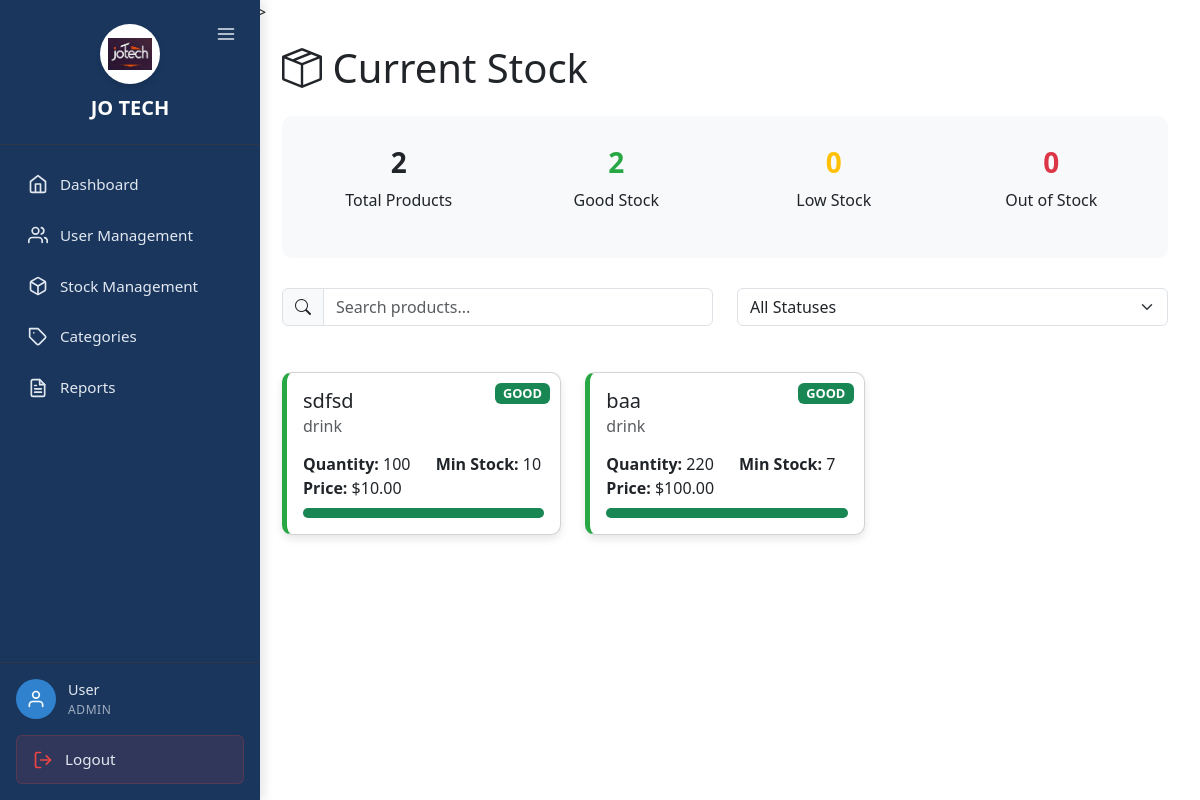
/view_stock.php (signed in), run on the app's committed database.
### tables this page shows
CREATE TABLE `products` (
  `product_id` int(11) NOT NULL,
  `product_name` varchar(255) NOT NULL,
  `category_id` int(100) NOT NULL,
  `quantity` decimal(65,0) NOT NULL,
  `minimum_stock` int(100) NOT NULL,
  `created_at` timestamp NOT NULL DEFAULT current_timestamp() ON UPDATE current_timestamp(),
  `price` decimal(10,2) DEFAULT 0.00
);

CREATE TABLE `categories` (
  `category_id` int(11) NOT NULL,
  `category_name` varchar(255) NOT NULL,
  `created_at` int(11) NOT NULL
);

### view_stock.php (the view, shortened to what this page needs)
<?php
require_once 'config.php';
$query = "SELECT p.product_id, p.product_name, c.category_name, p.quantity, p.minimum_stock, p.price
          FROM products p
          JOIN categories c ON p.category_id = c.category_id
          ORDER BY p.quantity ASC";
$result = mysqli_query($conn, $query);
$products = [];
while ($row = mysqli_fetch_assoc($result)) {
    $status = 'good';
    $row['status'] = $status;
    $products[] = $row;
}
?>
<!DOCTYPE html>
<html lang="en">
<head>
    <link href="https://cdn.jsdelivr.net/npm/bootstrap@5.3.0/dist/css/bootstrap.min.css" rel="stylesheet">
    <link rel="stylesheet" href="https://cdn.jsdelivr.net/npm/bootstrap-icons@1.10.0/font/bootstrap-icons.css">
</head>
<body>
    <?php include 'sidebar.php'; ?>
    <div class="content-area">
        <div class="container-fluid">
            <h1 class="mb-4"><i class="bi bi-box-seam"></i> Current Stock</h1>
            <?php
            $total_products = count($products);
            $good_stock = count(array_filter($products, fn($p) => $p['status'] === 'good'));
            $low_stock = count(array_filter($products, fn($p) => $p['status'] === 'low'));
            $out_stock = count(array_filter($products, fn($p) => $p['status'] === 'out'));
            ?>
            <div class="stock-summary">
                <div class="row">
                    <div class="col-md-3 summary-item">
                        <h3><?php echo $total_products; ?></h3>
                        <p>Total Products</p>
                    </div>
                    <div class="col-md-3 summary-item">
                        <h3 class="good-count"><?php echo $good_stock; ?></h3>
                        <p>Good Stock</p>
                    </div>
                    <div class="col-md-3 summary-item">
                        <h3 class="low-count"><?php echo $low_stock; ?></h3>
                        <p>Low Stock</p>
                    </div>
                    <div class="col-md-3 summary-item">
                        <h3 class="out-count"><?php echo $out_stock; ?></h3>
                        <p>Out of Stock</p>
                    </div>
                </div>
            </div>
            <div class="search-container">
                <div class="row">
                    <div class="col-md-6">
                        <div class="input-group mb-3">
                            <span class="input-group-text"><i class="bi bi-search"></i></span>
                            <input type="text" id="searchInput" class="form-control" placeholder="Search products...">
                        </div>
                    </div>
                    <div class="col-md-6">
                        <select id="statusFilter" class="form-select">
                            <option value="all">All Statuses</option>
                        </select>
                    </div>
                </div>
            </div>
            <div class="row" id="productsContainer">
                <?php foreach ($products as $product): ?>
                    <div class="col-md-4">
                        <div class="card stock-card <?php echo $product['status']; ?>">
                            <span class="badge bg-<?php
                                echo $product['status'] === 'good' ? 'success' :
                                     ($product['status'] === 'low' ? 'warning' : 'danger');
                            ?> status-badge">
                                <?php echo strtoupper($product['status']); ?>
                            </span>
                            <div class="card-body">
                                <h5 class="card-title"><?php echo htmlspecialchars($product['product_name']); ?></h5>
                                <h6 class="card-subtitle mb-2 text-muted"><?php echo htmlspecialchars($product['category_name']); ?></h6>
                                <div class="row mt-3">
                                    <div class="col-6">
                                        <p class="card-text"><strong>Quantity:</strong> <?php echo $product['quantity']; ?></p>
                                    </div>
                                    <div class="col-6">
                                        <p class="card-text"><strong>Min Stock:</strong> <?php echo $product['minimum_stock']; ?></p>
                                    </div>
                                </div>
                                <div class="row">
                                    <div class="col-12">
                                        <p class="card-text"><strong>Price:</strong> $<?php echo number_format($product['price'], 2); ?></p>
                                    </div>
                                </div>
                                <div class="progress mt-2" style="height: 10px;">
                                    <?php
                                    $percentage = $product['minimum_stock'] > 0 ?
                                        min(100, ($product['quantity'] / $product['minimum_stock']) * 100) : 0;
                                    $bg_class = $product['status'] === 'good' ? 'bg-success' :
                                               ($product['status'] === 'low' ? 'bg-warning' : 'bg-danger');
                                    ?>
                                    <div class="progress-bar <?php echo $bg_class; ?>"
                                         role="progressbar"
                                         style="width: <?php echo $percentage; ?>%"
                                         aria-valuenow="<?php echo $percentage; ?>"
                                         aria-valuemin="0"
                                         aria-valuemax="100"></div>
                                </div>
                            </div>
                        </div>
                    </div>
                <?php endforeach; ?>
            </div>
        </div>
    </div>
</body>
</html>

### view_stock.php (style rules this page uses)
body { padding-left: 250px; transition: all 0.3s; }
.content-area { padding: 20px; }
.stock-card { border-radius: 10px; box-shadow: 0 4px 8px rgba(0,0,0,0.1); transition: transform 0.3s; margin-bottom: 20px; border-left: 5px solid; }
.stock-card.good { border-left-color: #28a745; }
.status-badge { position: absolute; top: 10px; right: 10px; font-size: 0.8rem; }
.search-container { margin-bottom: 30px; }
.stock-summary { background: #f8f9fa; border-radius: 10px; padding: 20px; margin-bottom: 30px; }
.summary-item { text-align: center; padding: 10px; }
.summary-item h3 { font-weight: bold; }
.good-count { color: #28a745; }
.low-count { color: #ffc107; }
.out-count { color: #dc3545; }

### sidebar.php (style rules this page uses)
:root { --sidebar-bg: #1a365d; --sidebar-text: #e2e8f0; --sidebar-hover: #2c5282; --sidebar-active: #3182ce; --sidebar-border: #2d3748; --sidebar-indicator: #4299e1; --sidebar-header: #1e429f; --sidebar-collapsed-width: 80px; --sidebar-expanded-width: 260px; }

### data on the page
products: status "GOOD", product_name "sdfsd", category.category_name "drink", quantity "100", minimum_stock "10", price "10.00"
products: status "GOOD", product_name "baa", category.category_name "drink", quantity "220", minimum_stock "7", price "100.00"

### other printed values
$item['name'] "Dashboard"
$item['name'] "User Management"
$item['name'] "Stock Management"
$item['name'] "Categories"
$item['name'] "Reports"
$_SESSION['user']['name'] "User"
$userRole "ADMIN"
$total_products "2"
$good_stock "2"
$low_stock "0"
$out_stock "0"
